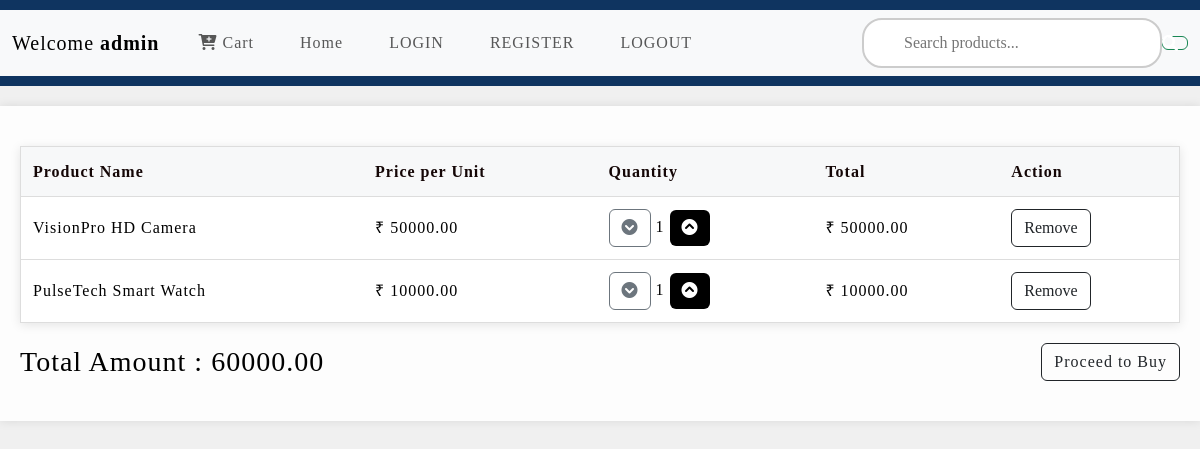
Before: /order_list/ (signed in) with the older database file.
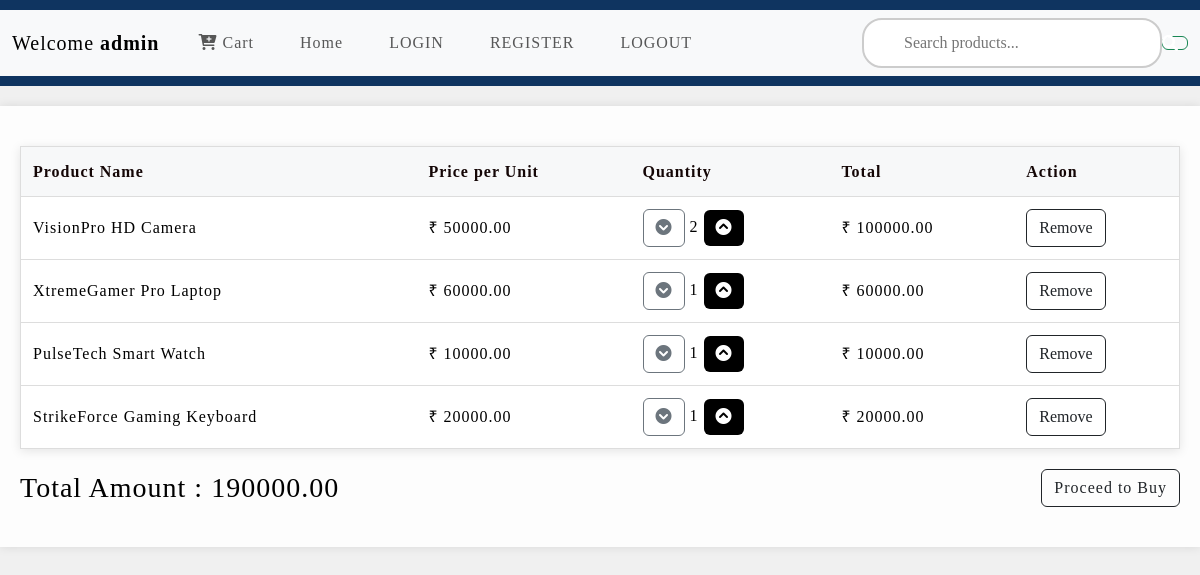
After: the same page with the newer database file.
### products/models.py (models this page shows, shortened)
class CartModel(models.Model):
    user = models.ForeignKey(User, on_delete=models.CASCADE)
    product = models.ForeignKey(ProductModel, on_delete=models.CASCADE)
    quantity = models.PositiveIntegerField(default=1)
    def total_price(self):
        return self.quantity * self.product.price

class ProductModel(models.Model):
    name = models.CharField(max_length=200)
    price = models.DecimalField(max_digits=10, decimal_places=2)
    desc = models.TextField()
    image = models.ImageField(upload_to='images/', null=True, blank=True)

### products/views.py (the view)
# urls.py: path('order_list/', views.order_list, name='order_list'),
@login_required(login_url='/')
def order_list(request):
    items= CartModel.objects.filter(user=request.user)
    total_price = sum(item.total_price() for item in items)
    return render(request ,'order_list.html',{'items': items,'total': total_price})

### templates/order_list.html (shortened to what this page needs)
{% extends 'base.html' %}
{% block content %}
<table>
    <thead>
        <tr>
            <th>Product Name</th>
            <th>Price per Unit</th>
            <th>Quantity</th>
            <th>Total</th>
            <th>Action</th>
        </tr>
    </thead>
    <tbody>
        {% for item in items %}
        <tr>
            <td>{{ item.product.name }}</td>
            <td>₹ {{ item.product.price }}</td>
            <td>
                <form method="post" action="{% url 'update_quantity' item.product.id %}" class="d-inline">
                    <button type="submit" name="action" value="decrease" class="btn btn-outline-secondary">
                        <i class="fa-solid fa-circle-chevron-down"></i>
                    </button>
                    <span>{{ item.quantity }}</span>
                    <button type="submit" name="action" value="increase" style="background-color: black; color: white; border: none;" class="btn btn-outline-secondary">
                        <i class="fa-solid fa-circle-chevron-up"></i>
                    </button>
                </form>
            </td>
            <td>₹ {{ item.total_price }}</td>
            <td>
                <form method="post" action="{% url 'remove_from_cart' item.product.id %}">
                    <button type="submit" class="btn btn-outline-dark">Remove</button>
                </form>
            </td>
        </tr>
        {% empty %}
        <tr class="no-items">
            <td colspan="5">No items in your cart.</td>
        </tr>
        {% endfor %}
    </tbody>
</table>
<div class="flex-container">
    <h3>Total Amount : {{ total }}</h3>
    <a href="{% url 'checkout' %}" class="btn btn-outline-dark">Proceed to Buy</a>
</div>
{% endblock %}

### templates/base.html (shortened to what this page needs)
<!DOCTYPE html>
<html lang="en">
<head>
    <link href="https://cdn.jsdelivr.net/npm/bootstrap@5.3.0-alpha1/dist/css/bootstrap.min.css" rel="stylesheet">
    <link rel="stylesheet" href="https://cdnjs.cloudflare.com/ajax/libs/font-awesome/6.0.0-beta3/css/all.min.css">
</head>
<body>
    <header>
        <nav class="navbar navbar-expand-lg navbar-light bg-light">
            <div class="container-fluid">
                <span class="navbar-brand">
                    Welcome <strong>{{user.username}}</strong>
                </span>
                <div class="collapse navbar-collapse" id="navbarNav">
                    <ul class="navbar-nav me-auto">
                        <li class="nav-item">
                            <a class="nav-link" href="{% url 'order_list' %}"><i class="fas fa-cart-plus"></i> Cart</a>
                        </li>
                        <li class="nav-item">
                            <a class="nav-link" href="http://127.0.0.1:8000/">Home</a>
                        </li>
                        <li class="nav-item">
                            <a class="nav-link" href="{% url 'user_login' %}">LOGIN</a>
                        </li>
                        <li class="nav-item">
                            <a class="nav-link" href="{% url 'user_register' %}">REGISTER</a>
                        </li>
                        <li class="nav-item">
                            <a class="nav-link" href="{% url 'user_logout' %}">LOGOUT</a>
                        </li>
                    </ul>
                    <div class="search-bar">
                        <input class="search-input" type="search" placeholder="Search products..." aria-label="Search">
                        <button class="btn btn-outline-success" type="button" onclick="alert('Search functionality not implemented');">
                            <i class="fas fa-search search-icon"></i>
                        </button>
                    </div>
                </div>
            </div>
        </nav>
    </header>
    <main>
        {% block content %}{% endblock content %}
    </main>
</body>
</html>

### templates/base.html (style rules this page uses)
* { margin: 0; padding: 0; box-sizing: border-box; }
:root { --background: #1a1a2e; --color: #ffffff; --primary-color: #0f3460; }
* { box-sizing: border-box; }
body { font-family: "Poppins", Arial, sans-serif; background: var(--background); color: var(--color); line-height: 1.6; letter-spacing: 1px; }
header { background: var(--primary-color); color: var(--color); padding: 10px 0; }
nav ul { display: flex; list-style: none; align-items: center; }
nav ul li { margin: 0 15px; }
nav ul li a { color: var(--color); text-decoration: none; font-weight: bold; }
.search-bar { display: flex; position: relative; align-items: center; }
.search-input { padding: 10px 40px; border: 2px solid #ccc; border-radius: 20px; width: 300px; transition: border-color 0.3s; }
.search-icon { position: absolute; right: 10px; top: 50%; transform: translateY(-50%); color: var(--color); cursor: pointer; }
main { max-width: 1200px; margin: 20px auto; padding: 20px; background: rgba(255, 255, 255, 0.9); box-shadow: 0 0 10px rgba(0, 0, 0, 0.1); }
h3 { color:black; }
td { color: black; }
th { color: black; }
body { margin: 0; box-sizing: border-box; font-family: "poppins"; background: var(--background); color: var(--color); letter-spacing: 1px; transition: background 0.2s ease; -webkit-transition: background 0.2s ease; -moz-transition: background 0.2s ease; -ms-transition: background 0.2s ease; -o-transition: background 0.2s ease; }

### templates/order_list.html (style rules this page uses)
body { background-color: #f0f0f0; }
table { width: 100%; border-collapse: collapse; background-color: #ffffff; margin: 20px 0; border: 1px solid #dddddd; box-shadow: 0 2px 10px rgba(0, 0, 0, 0.1); }
th, td { padding: 12px; text-align: left; border-bottom: 1px solid #dddddd; }
th { background-color: #f7f8f9; color: rgb(20, 6, 6); }
button { cursor: pointer; }
.flex-container { display: flex; align-items: center; justify-content: space-between; margin: 20px 0; }
h3 { margin: 0; }

Changed rows visible on the page:
changed CartModel "VisionPro HD Camera": quantity "1" → "2"; total_price "50000.00" → "100000.00"
added CartModel: product.name "XtremeGamer Pro Laptop", product.price "60000.00", quantity "1", total_price "60000.00"
added CartModel: product.name "StrikeForce Gaming Keyboard", product.price "20000.00", quantity "1", total_price "20000.00"
Other visible differences:
{{ total }}: "60000.00" → "190000.00"
